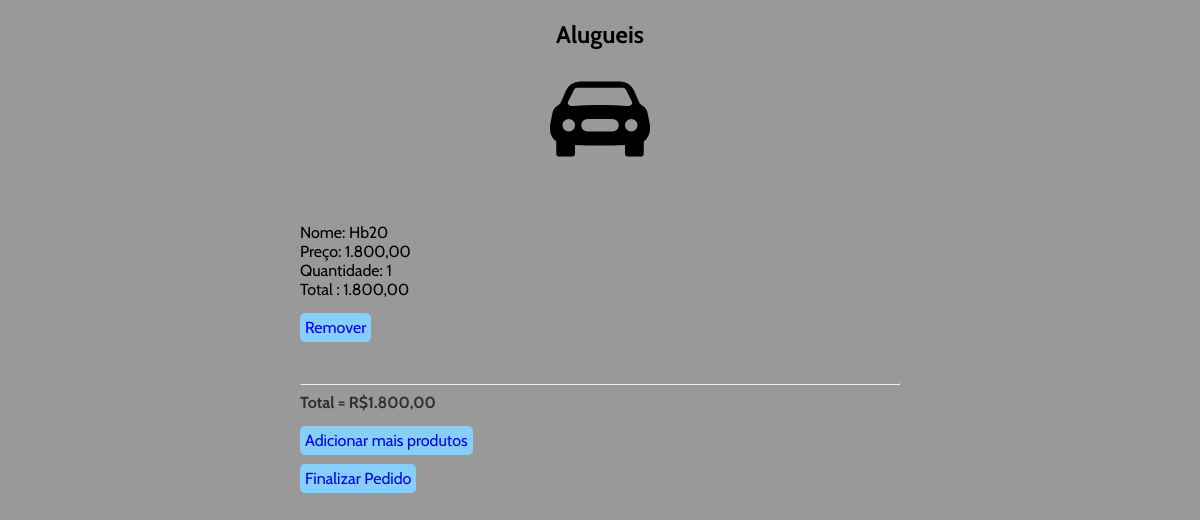
The app's page /carrinho.php?add=carrinho&id=4 with its own data.
### tables this page shows
CREATE TABLE `produtos` (
  `id` int NOT NULL AUTO_INCREMENT,
  `marca` char(20) DEFAULT NULL,
  `nome` char(200) DEFAULT NULL,
  `quantidade` int DEFAULT NULL,
  `preco` double DEFAULT NULL,
  `foto` char(100) DEFAULT NULL,
  PRIMARY KEY (`id`)
);

### carrinho.php (the view, shortened to what this page needs)
<!DOCTYPE html>
<html lang="en">
<head>
</head>
<body>
    <div class="titulo">
        <h2> Alugueis</h2>
    </div>
<div class="container">
<?php
$totalt = null;
if (isset($_GET['add']) && $_GET['add'] =="carrinho"){
    $idProduto = $_GET['id'];
}
if (count($_SESSION['itens']) == 0) {
    echo "Carrinho está Vazio!<br><br><a href='aluguel.php'> Quero alugar!</a>";
}else{
    $conexao = new PDO('mysql:host=localhost;dbname=GoDriver','root','senac');
    foreach($_SESSION['itens'] as $idProduto => $quantidade)
    {
    $select = $conexao -> prepare("select * from produtos where id=?");
    $select->bindParam(1,$idProduto);
    $select -> execute();
    $produtos = $select ->fetchAll();
    $total= $quantidade * $produtos[0]["preco"];
    $totalt +=  $total;
    echo   'Nome: '.$produtos[0]["nome"].'<br>
            Preço: '.number_format($produtos[0]["preco"] ,2,",",".").'<br>
            Quantidade: '.$quantidade.'<br>
            Total : '.number_format($total ,2,",",".").'<br><br>
  <a href="remover.php?remover=carrinho&id='.$idProduto.'">Remover</a><br><br><br><hr>';
 }
 echo "<strong style='color: #303030'>Total = R$".number_format($totalt ,2,",",".").'<br><br></strong>';
 echo "<a style='background-color:##87cefa'; href='alugueis.php'> Adicionar mais produtos</a>";
echo "<br><br><a href='finalizar.php' class='link'>Finalizar Pedido</a>";
}
?>
</div>
</body>
</html>

### carrinho.php (style rules this page uses)
body { background-color: #999999; color: black; font-family: 'Cabin', sans-serif; }
.container { margin:auto; max-width: 600px; }
.container a { text-decoration: none; background-color:#87cefa; padding:5px; border-radius: 5px; }
.titulo { margin:auto; text-align: center; margin-bottom: 50px; }

### records on screen
produtos: nome "Hb20", preco "1.800,00", quantidade "1"

### other values on screen
$totalt "1.800,00"
